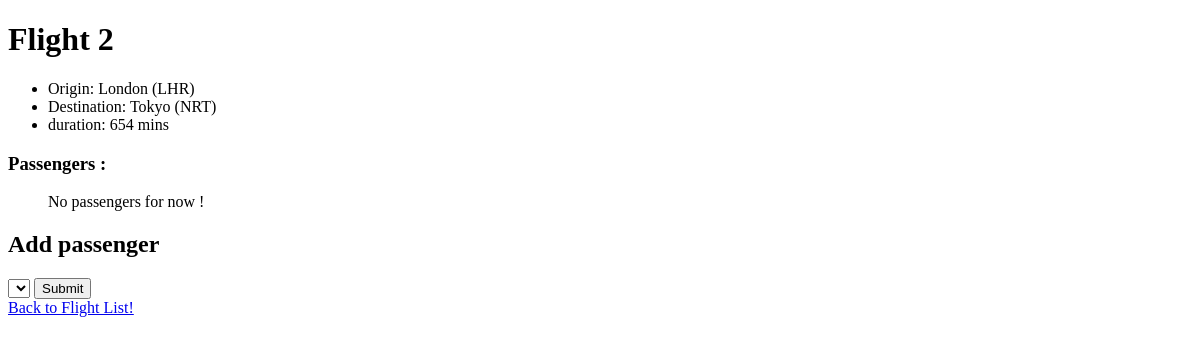
The app's page /flights/2, older data.
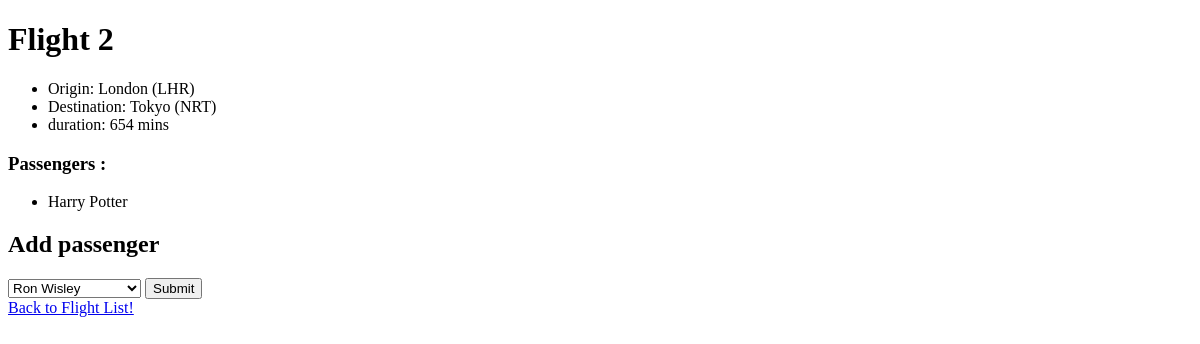
The same page, newer data.
### flights/models.py (models this page shows)
class Passenger(models.Model):
    first = models.CharField(max_length=64)
    last = models.CharField(max_length=64)
    flights = models.ManyToManyField(Flight, blank=True, related_name='passengers')
    def __str__(self):
        return f'{self.first} {self.last}'

### flights/views.py (the view)
# urls.py: path('<int:flight_id>', views.flight, name='flight'),
def flight(request, flight_id):
    flight = Flight.objects.get(pk=flight_id)
    passengers = flight.passengers.all()
    ctx = {'flight': flight, 'passengers':passengers, 'non_passengers': Passenger.objects.exclude(flights=flight)}
    return render(request, 'flights/flight.html', ctx)

### flights/models.py (called while the page is built)
    def __str__(self):
        return f'{self.city} ({self.code})'

### flights/templates/flights/flight.html (shortened to what this page needs)
{% extends 'flights/layout.html' %}
{% block content %}
<h1>Flight {{flight.id}}</h1>
<ul>
    <li>Origin:  {{flight.origin}}</li>
    <li>Destination:  {{flight.destination}}</li>
    <li>duration:  {{flight.duration}} mins</li>
</ul>
<h3>Passengers :</h3>
<ul>
    {% for passenger in passengers %}
    <li> {{passenger}} </li>
    {% empty %}
    <p>
        No passengers for now !
    </p>
    {% endfor %}
</ul>
<h2>Add passenger</h2>
<form action="{% url 'book' flight.id %}" method="POST">
    <select name="passenger" id="">
        {% for passenger in non_passengers %}
            <option value="{{passenger.id}}">{{passenger}}</option>
        {% endfor %}
    </select>
    <input type="submit" name="" id="">
</form>
<a href="{% url 'index' %}">Back to Flight List!</a>
{% endblock content %}

Row changes from the older to the newer data that the page shows:
added Passenger: first+last "Harry Potter"
Text that changed along with them:
form field passenger: (not shown) → "Ron Wisley"
text no longer shown: "No passengers for now !"
